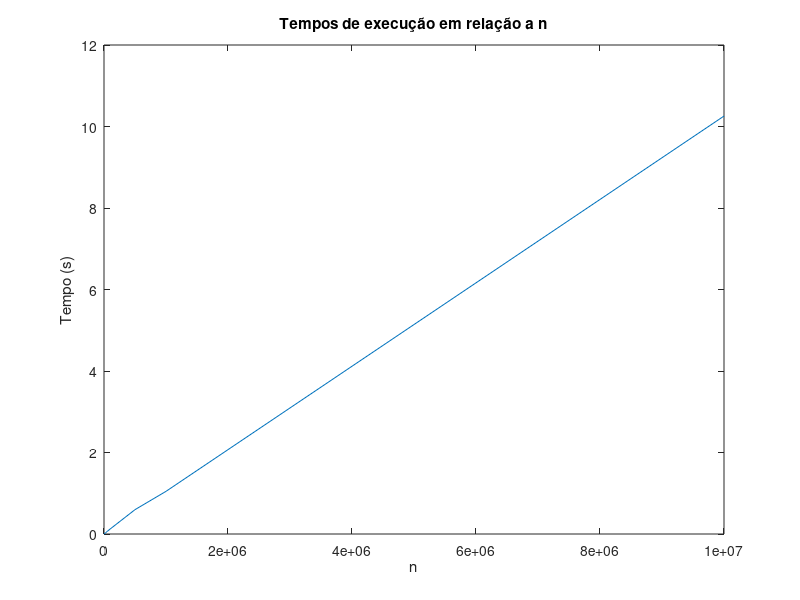

MATLAB code to generate this figure:
% Qualquer arquivo .m que começa com uma definição de função é um arquivo de função.
% Adicionar uma declaração sem sentido ao topo transforma em um script.
0;

function [aprox_pi, duration] = pi_aprox_sequencial(n)
  start = tic;

  soma = 0;

  for i = 0:n
    soma = soma + ((-1)^i / (2*i + 1));
  end

  aprox_pi = 4 * soma;

  duration = toc(start);
end


%
% Código de teste
disp("\n--Versão iterativa--")
faixa = [20, 50, 100, 1000, 25000, 50000, 100000, 500000, 1000000, 10000000];
times = zeros(size(faixa));

for i = 1:length(faixa)
  n = faixa(i);
  [pi_aprox, time_duration] = pi_aprox_sequencial(n);
  times(i) = time_duration;

  disp(["## it ", num2str(i), ": ", "n=", num2str(n)])
  disp(["Aproximacao: ", num2str(pi_aprox)])
  disp(["Tempo de execucao: ", num2str(time_duration)])
  disp(" ");
end

plot(faixa, times);
xlabel('n');
ylabel('Tempo (s)');
title('Tempos de execução em relação a n');
